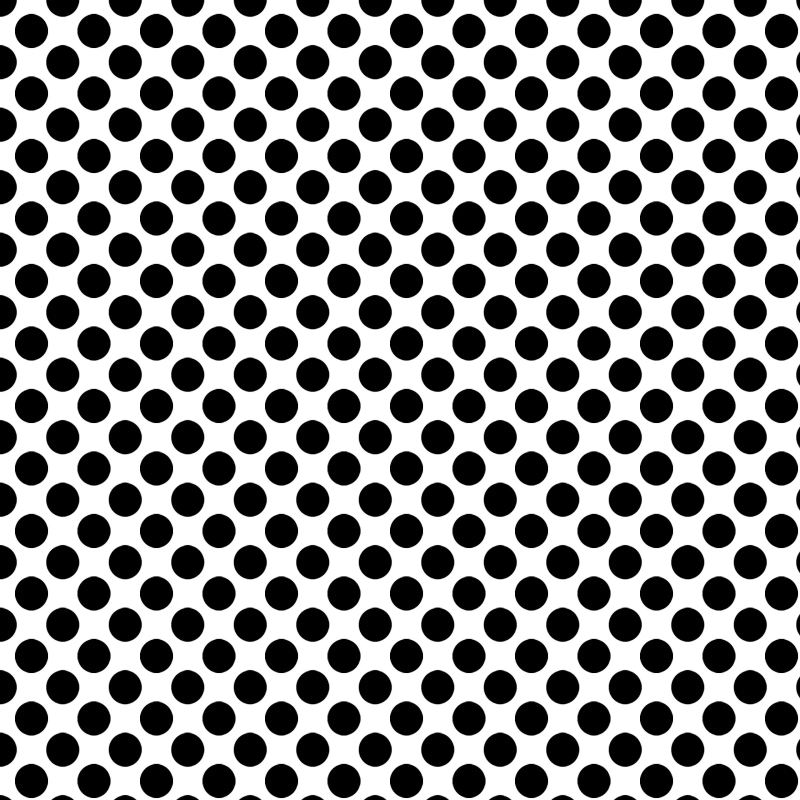
#> input picture Dots1.jpg, 1600 x 1600 px, found by its file name (shown at 1/2 size)
$ python 'Structural Element.py'
#> lines starting #> are read from the running program, lines starting #| are printed output that depends on the picture
import cv2
import numpy as np
img = cv2.imread("D:/SEPIDEH/Dots1.jpg")
#> img is the input picture: shape (1600, 1600, 3); mean B, G, R 140.6, 140.5, 140.6
width=400
height=300
img1 = cv2.resize(img, (width, height))
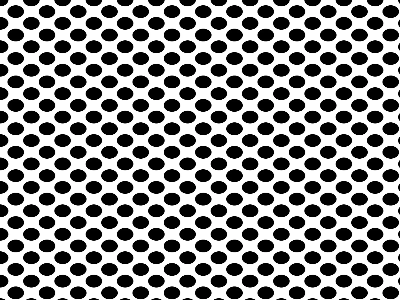
#> img1: shape (300, 400, 3); mean B, G, R 140.6, 140.6, 140.6
import cv2
import numpy as np
img = cv2.imread("D:/SEPIDEH/Dots1.jpg")
width=400
height=300
img1 = cv2.resize(img, (width, height))
element1=cv2.getStructuringElement(cv2.MORPH_RECT,(5,5))
element2=cv2.getStructuringElement(cv2.MORPH_ELLIPSE,(5,5))
element3=cv2.getStructuringElement(cv2.MORPH_CROSS,(5,5))

print(element1)

#[[1 1 1 1 1],[1 1 1 1 1],[1 1 1 1 1],[1 1 1 1 1],[1 1 1 1 1]]
print(element2)
#[[0 0 1 0 0],[1 1 1 1 1],[1 1 1 1 1],[1 1 1 1 1],[0 0 1 0 0]]
print(element3)
#[[0 0 1 0 0],[0 0 1 0 0],[1 1 1 1 1],[0 0 1 0 0],[0 0 1 0 0]]


kernel=element2=cv2.getStructuringElement(cv2.MORPH_CROSS,(9,9))
erosion=cv2.erode(img1,kernel)
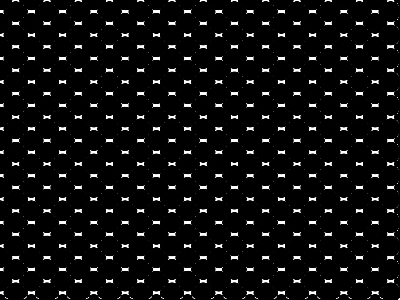
#> erosion: shape (300, 400, 3); mean B, G, R 15.6, 15.6, 15.6
cv2.imshow("img1",img1)
cv2.imshow("erosion",erosion)
cv2.waitKey(0)
cv2.destroyAllWindows()

$ run again, with Boom.jpg copied over Dots1.jpg
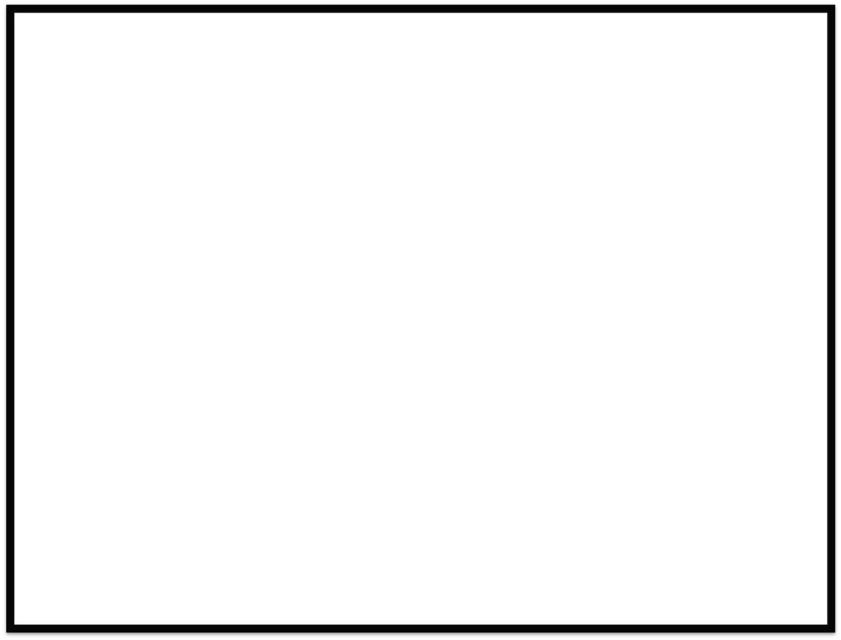
#> input picture Boom.jpg, 841 x 640 px, found by its file name
#> img is the input picture: shape (640, 841, 3); min 0, max 255, mean 243.7
#> `erosion=cv2.erode(img1,kernel)`:
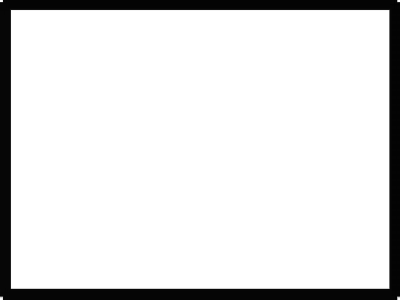
#> erosion: shape (300, 400, 3); min 2, max 255, mean 224.9

$ run again, with dots.jpg copied over Dots1.jpg
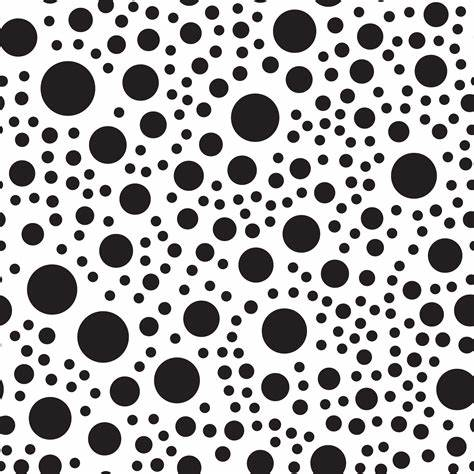
#> input picture dots.jpg, 474 x 474 px, found by its file name
#> img is the input picture: shape (474, 474, 3); mean B, G, R 176.5, 176.1, 177
#> `img1 = cv2.resize(img, (width, height))`:
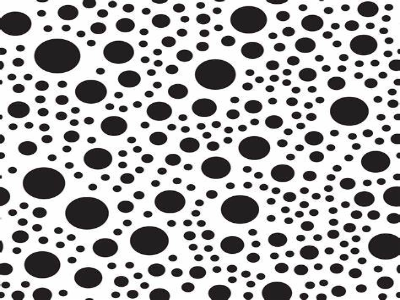
#> img1: shape (300, 400, 3); mean B, G, R 176.4, 176, 177
#> `erosion=cv2.erode(img1,kernel)`:
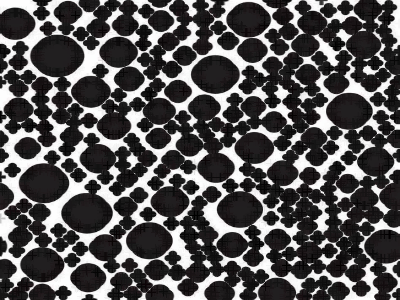
#> erosion: shape (300, 400, 3); mean B, G, R 84.3, 83.7, 85.2
